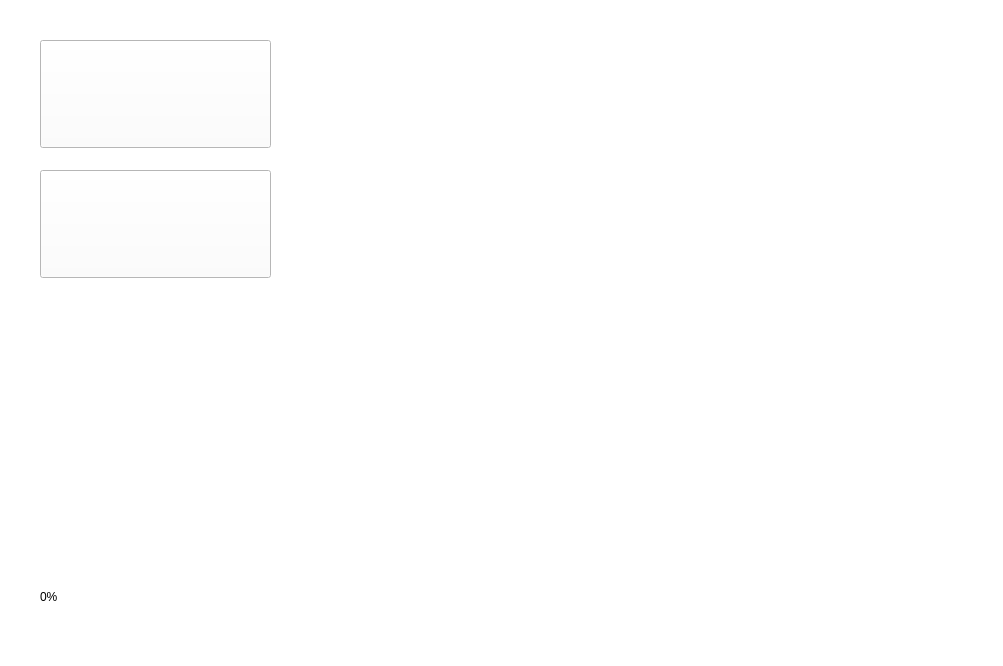
<?xml version="1.0" encoding="UTF-8"?>
<ui version="4.0">
 <class>name</class>
 <widget class="QWidget" name="name">
  <property name="geometry">
   <rect>
    <x>0</x>
    <y>0</y>
    <width>1003</width>
    <height>666</height>
   </rect>
  </property>
  <property name="palette">
   <palette>
    <active>
     <colorrole role="Button">
      <brush brushstyle="SolidPattern">
       <color alpha="255">
        <red>255</red>
        <green>255</green>
        <blue>255</blue>
       </color>
      </brush>
     </colorrole>
     <colorrole role="Base">
      <brush brushstyle="SolidPattern">
       <color alpha="255">
        <red>255</red>
        <green>255</green>
        <blue>255</blue>
       </color>
      </brush>
     </colorrole>
     <colorrole role="Window">
      <brush brushstyle="SolidPattern">
       <color alpha="255">
        <red>255</red>
        <green>255</green>
        <blue>255</blue>
       </color>
      </brush>
     </colorrole>
    </active>
    <inactive>
     <colorrole role="Button">
      <brush brushstyle="SolidPattern">
       <color alpha="255">
        <red>255</red>
        <green>255</green>
        <blue>255</blue>
       </color>
      </brush>
     </colorrole>
     <colorrole role="Base">
      <brush brushstyle="SolidPattern">
       <color alpha="255">
        <red>255</red>
        <green>255</green>
        <blue>255</blue>
       </color>
      </brush>
     </colorrole>
     <colorrole role="Window">
      <brush brushstyle="SolidPattern">
       <color alpha="255">
        <red>255</red>
        <green>255</green>
        <blue>255</blue>
       </color>
      </brush>
     </colorrole>
    </inactive>
    <disabled>
     <colorrole role="Button">
      <brush brushstyle="SolidPattern">
       <color alpha="255">
        <red>255</red>
        <green>255</green>
        <blue>255</blue>
       </color>
      </brush>
     </colorrole>
     <colorrole role="Base">
      <brush brushstyle="SolidPattern">
       <color alpha="255">
        <red>255</red>
        <green>255</green>
        <blue>255</blue>
       </color>
      </brush>
     </colorrole>
     <colorrole role="Window">
      <brush brushstyle="SolidPattern">
       <color alpha="255">
        <red>255</red>
        <green>255</green>
        <blue>255</blue>
       </color>
      </brush>
     </colorrole>
    </disabled>
   </palette>
  </property>
  <property name="windowTitle">
   <string>Form</string>
  </property>
  <property name="styleSheet">
   <string notr="true">QWidget {background-image: url(&quot;find-bears1.png&quot;);}</string>
  </property>
  <widget class="QLabel" name="loader_label">
   <property name="geometry">
    <rect>
     <x>-4</x>
     <y>-7</y>
     <width>1009</width>
     <height>671</height>
    </rect>
   </property>
   <property name="text">
    <string/>
   </property>
  </widget>
  <widget class="QLabel" name="label">
   <property name="geometry">
    <rect>
     <x>340</x>
     <y>40</y>
     <width>561</width>
     <height>631</height>
    </rect>
   </property>
   <property name="text">
    <string/>
   </property>
  </widget>
  <widget class="QPushButton" name="load_im">
   <property name="geometry">
    <rect>
     <x>40</x>
     <y>40</y>
     <width>231</width>
     <height>108</height>
    </rect>
   </property>
   <property name="palette">
    <palette>
     <active>
      <colorrole role="Button">
       <brush brushstyle="SolidPattern">
        <color alpha="255">
         <red>255</red>
         <green>255</green>
         <blue>255</blue>
        </color>
       </brush>
      </colorrole>
      <colorrole role="Base">
       <brush brushstyle="SolidPattern">
        <color alpha="255">
         <red>255</red>
         <green>255</green>
         <blue>255</blue>
        </color>
       </brush>
      </colorrole>
      <colorrole role="Window">
       <brush brushstyle="SolidPattern">
        <color alpha="255">
         <red>255</red>
         <green>255</green>
         <blue>255</blue>
        </color>
       </brush>
      </colorrole>
     </active>
     <inactive>
      <colorrole role="Button">
       <brush brushstyle="SolidPattern">
        <color alpha="255">
         <red>255</red>
         <green>255</green>
         <blue>255</blue>
        </color>
       </brush>
      </colorrole>
      <colorrole role="Base">
       <brush brushstyle="SolidPattern">
        <color alpha="255">
         <red>255</red>
         <green>255</green>
         <blue>255</blue>
        </color>
       </brush>
      </colorrole>
      <colorrole role="Window">
       <brush brushstyle="SolidPattern">
        <color alpha="255">
         <red>255</red>
         <green>255</green>
         <blue>255</blue>
        </color>
       </brush>
      </colorrole>
     </inactive>
     <disabled>
      <colorrole role="Button">
       <brush brushstyle="SolidPattern">
        <color alpha="255">
         <red>255</red>
         <green>255</green>
         <blue>255</blue>
        </color>
       </brush>
      </colorrole>
      <colorrole role="Base">
       <brush brushstyle="SolidPattern">
        <color alpha="255">
         <red>255</red>
         <green>255</green>
         <blue>255</blue>
        </color>
       </brush>
      </colorrole>
      <colorrole role="Window">
       <brush brushstyle="SolidPattern">
        <color alpha="255">
         <red>255</red>
         <green>255</green>
         <blue>255</blue>
        </color>
       </brush>
      </colorrole>
     </disabled>
    </palette>
   </property>
   <property name="cursor">
    <cursorShape>PointingHandCursor</cursorShape>
   </property>
   <property name="styleSheet">
    <string notr="true">:hover {
 		margin-bottom: 5px;
		margin-right: 5px
}
QPushButton{
	background: #ffffff;
}</string>
   </property>
   <property name="text">
    <string/>
   </property>
   <property name="icon">
    <iconset>
     <normaloff>images/btn_find.jpg</normaloff>images/btn_find.jpg</iconset>
   </property>
   <property name="iconSize">
    <size>
     <width>245</width>
     <height>113</height>
    </size>
   </property>
  </widget>
  <widget class="QPushButton" name="select_dir">
   <property name="geometry">
    <rect>
     <x>40</x>
     <y>170</y>
     <width>231</width>
     <height>108</height>
    </rect>
   </property>
   <property name="cursor">
    <cursorShape>PointingHandCursor</cursorShape>
   </property>
   <property name="styleSheet">
    <string notr="true">:hover {
 		margin-bottom: 5px;
		margin-right: 5px
}
QPushButton{
	background: #ffffff;
	box-shadow: none;
}</string>
   </property>
   <property name="text">
    <string/>
   </property>
   <property name="icon">
    <iconset>
     <normaloff>images/save_photos.png</normaloff>images/save_photos.png</iconset>
   </property>
   <property name="iconSize">
    <size>
     <width>252</width>
     <height>107</height>
    </size>
   </property>
  </widget>
  <widget class="QLabel" name="label_2">
   <property name="geometry">
    <rect>
     <x>280</x>
     <y>150</y>
     <width>321</width>
     <height>321</height>
    </rect>
   </property>
   <property name="text">
    <string/>
   </property>
  </widget>
  <widget class="QProgressBar" name="pbar">
   <property name="geometry">
    <rect>
     <x>40</x>
     <y>590</y>
     <width>231</width>
     <height>21</height>
    </rect>
   </property>
   <property name="styleSheet">
    <string notr="true">QProgressBar
{
border: solid grey;
border-radius: 15px;
color: black;
}
QProgressBar::chunk 
{
background-color: #05B8CC;
border-radius :15px;
}     </string>
   </property>
   <property name="value">
    <number>0</number>
   </property>
  </widget>
 </widget>
 <resources/>
 <connections/>
</ui>
